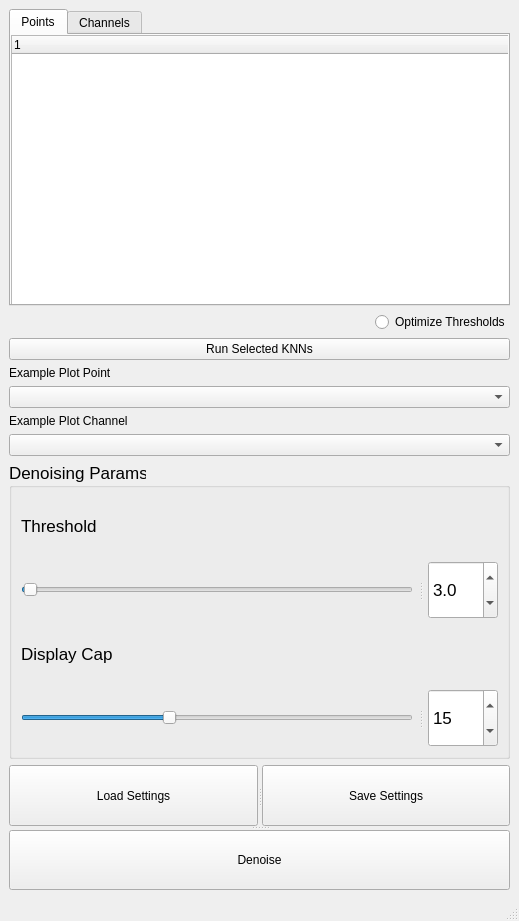
<?xml version="1.0" encoding="UTF-8"?>
<ui version="4.0">
 <class>MainWindow</class>
 <widget class="QMainWindow" name="MainWindow">
  <property name="geometry">
   <rect>
    <x>0</x>
    <y>0</y>
    <width>519</width>
    <height>921</height>
   </rect>
  </property>
  <property name="windowTitle">
   <string>MainWindow</string>
  </property>
  <widget class="QWidget" name="centralwidget">
   <property name="layoutDirection">
    <enum>Qt::LeftToRight</enum>
   </property>
   <layout class="QVBoxLayout" name="verticalLayout_2">
    <item>
     <widget class="QTabWidget" name="tabWidget">
      <property name="currentIndex">
       <number>0</number>
      </property>
      <widget class="QWidget" name="pointTab">
       <attribute name="title">
        <string>Points</string>
       </attribute>
       <widget class="QTreeWidget" name="pointTree">
        <property name="geometry">
         <rect>
          <x>0</x>
          <y>0</y>
          <width>501</width>
          <height>351</height>
         </rect>
        </property>
        <column>
         <property name="text">
          <string notr="true">1</string>
         </property>
        </column>
       </widget>
      </widget>
      <widget class="QWidget" name="channelTab">
       <attribute name="title">
        <string>Channels</string>
       </attribute>
       <widget class="QListWidget" name="channelList">
        <property name="geometry">
         <rect>
          <x>0</x>
          <y>0</y>
          <width>491</width>
          <height>201</height>
         </rect>
        </property>
       </widget>
       <widget class="QPushButton" name="toggleChannelsButton">
        <property name="geometry">
         <rect>
          <x>320</x>
          <y>210</y>
          <width>161</width>
          <height>32</height>
         </rect>
        </property>
        <property name="text">
         <string>Toggle All Channels</string>
        </property>
       </widget>
      </widget>
     </widget>
    </item>
    <item alignment="Qt::AlignRight">
     <widget class="QRadioButton" name="optAllButton">
      <property name="layoutDirection">
       <enum>Qt::LeftToRight</enum>
      </property>
      <property name="text">
       <string>Optimize Thresholds</string>
      </property>
     </widget>
    </item>
    <item>
     <widget class="QPushButton" name="optThreshButton">
      <property name="text">
       <string>Run Selected KNNs</string>
      </property>
     </widget>
    </item>
    <item>
     <widget class="QLabel" name="label_6">
      <property name="text">
       <string>Example Plot Point</string>
      </property>
     </widget>
    </item>
    <item>
     <widget class="QComboBox" name="pointPlotSelect"/>
    </item>
    <item>
     <widget class="QLabel" name="label_7">
      <property name="text">
       <string>Example Plot Channel</string>
      </property>
     </widget>
    </item>
    <item>
     <widget class="QComboBox" name="channelPlotSelect"/>
    </item>
    <item>
     <widget class="QGroupBox" name="groupBox">
      <property name="sizePolicy">
       <sizepolicy hsizetype="Expanding" vsizetype="Expanding">
        <horstretch>0</horstretch>
        <verstretch>0</verstretch>
       </sizepolicy>
      </property>
      <property name="minimumSize">
       <size>
        <width>0</width>
        <height>0</height>
       </size>
      </property>
      <property name="font">
       <font>
        <pointsize>13</pointsize>
       </font>
      </property>
      <property name="title">
       <string>Denoising Params</string>
      </property>
      <layout class="QVBoxLayout" name="verticalLayout_4">
       <item>
        <layout class="QVBoxLayout" name="verticalLayout">
         <item>
          <widget class="QLabel" name="label">
           <property name="text">
            <string>Threshold</string>
           </property>
          </widget>
         </item>
         <item>
          <widget class="QSplitter" name="splitter">
           <property name="orientation">
            <enum>Qt::Horizontal</enum>
           </property>
           <property name="handleWidth">
            <number>15</number>
           </property>
           <widget class="QSlider" name="threshSlider">
            <property name="minimum">
             <number>0</number>
            </property>
            <property name="maximum">
             <number>500</number>
            </property>
            <property name="value">
             <number>3</number>
            </property>
            <property name="orientation">
             <enum>Qt::Horizontal</enum>
            </property>
           </widget>
           <widget class="QDoubleSpinBox" name="threshDoubleSpinBox">
            <property name="maximumSize">
             <size>
              <width>70</width>
              <height>16777215</height>
             </size>
            </property>
            <property name="decimals">
             <number>1</number>
            </property>
            <property name="minimum">
             <double>0.000000000000000</double>
            </property>
            <property name="maximum">
             <double>50.000000000000000</double>
            </property>
            <property name="singleStep">
             <double>0.100000000000000</double>
            </property>
            <property name="value">
             <double>3.000000000000000</double>
            </property>
           </widget>
          </widget>
         </item>
        </layout>
       </item>
       <item>
        <layout class="QVBoxLayout" name="verticalLayout_3">
         <item>
          <widget class="QLabel" name="label_3">
           <property name="text">
            <string>Display Cap</string>
           </property>
          </widget>
         </item>
         <item>
          <widget class="QSplitter" name="splitter_3">
           <property name="orientation">
            <enum>Qt::Horizontal</enum>
           </property>
           <property name="handleWidth">
            <number>15</number>
           </property>
           <widget class="QSlider" name="capSlider">
            <property name="maximum">
             <number>40</number>
            </property>
            <property name="value">
             <number>15</number>
            </property>
            <property name="orientation">
             <enum>Qt::Horizontal</enum>
            </property>
           </widget>
           <widget class="QSpinBox" name="capSpinBox">
            <property name="maximumSize">
             <size>
              <width>70</width>
              <height>16777215</height>
             </size>
            </property>
            <property name="maximum">
             <number>40</number>
            </property>
            <property name="value">
             <number>15</number>
            </property>
           </widget>
          </widget>
         </item>
        </layout>
       </item>
      </layout>
     </widget>
    </item>
    <item>
     <widget class="QSplitter" name="splitter_9">
      <property name="sizePolicy">
       <sizepolicy hsizetype="Preferred" vsizetype="Fixed">
        <horstretch>0</horstretch>
        <verstretch>0</verstretch>
       </sizepolicy>
      </property>
      <property name="minimumSize">
       <size>
        <width>0</width>
        <height>125</height>
       </size>
      </property>
      <property name="orientation">
       <enum>Qt::Vertical</enum>
      </property>
      <widget class="QSplitter" name="splitter_8">
       <property name="orientation">
        <enum>Qt::Horizontal</enum>
       </property>
       <widget class="QPushButton" name="loadSettingsButton">
        <property name="text">
         <string>Load Settings</string>
        </property>
       </widget>
       <widget class="QPushButton" name="saveSettingsButton">
        <property name="text">
         <string>Save Settings</string>
        </property>
       </widget>
      </widget>
      <widget class="QPushButton" name="runDenoiseButton">
       <property name="text">
        <string>Denoise</string>
       </property>
      </widget>
     </widget>
    </item>
   </layout>
  </widget>
  <widget class="QMenuBar" name="menubar">
   <property name="geometry">
    <rect>
     <x>0</x>
     <y>0</y>
     <width>519</width>
     <height>22</height>
    </rect>
   </property>
  </widget>
  <widget class="QStatusBar" name="statusbar"/>
 </widget>
 <resources/>
 <connections/>
</ui>
